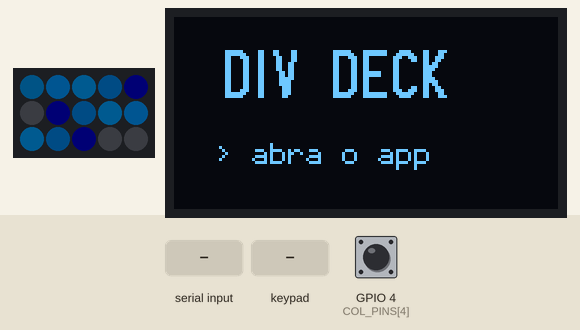
Recording of a program running on a simulated ESP32. Shown: 5×3 RGB LED matrix (first LED top left, wired row by row), 128×64 one-colour display. Wiring (inferred from the names in the program): 4×3 keypad with keys 1 2 3 4 5 6 7 8 9 * 0 # (labels assumed): rows GPIO 32, GPIO 33, GPIO 13, GPIO 14; columns GPIO 25, GPIO 26, GPIO 27. Inputs (shaded band) come from the test bench; at power-on: GPIO 4 (COL_PINS[4]) HIGH. Dim RGB values are drawn brighter than linear; EEPROM starts erased; what the program prints to the serial monitor is not drawn.

Above: at 1.8 s.
1.9 s: "PING 1\n" received over Serial
At 3.0 s:
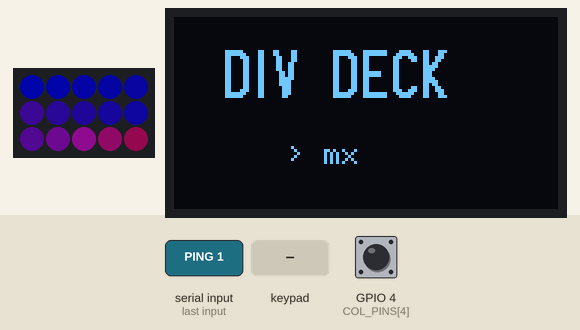
4.9 s: keypad keys 1 3 9 7 2 2 pressed 0.4 s apart
8.8 s: key '9' pressed
10.3 s: GPIO 4 (COL_PINS[4]) pulled LOW for 0.15 s
At 10.38 s:
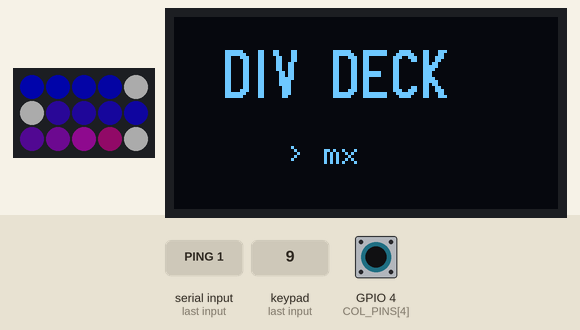
11.9 s: GPIO 4 (COL_PINS[4]) pulled LOW for 1 s
15.9 s: keypad keys 2 5 2 6 2 7 # pressed 0.4 s apart
At 17.17 s:
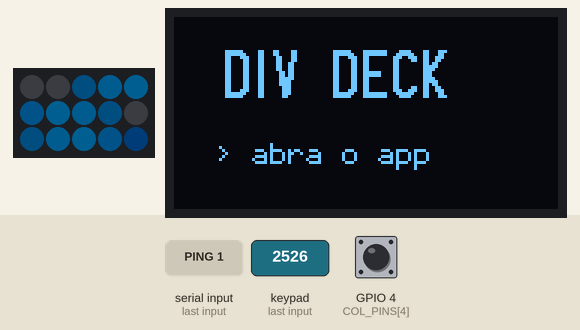
At 18.55 s:
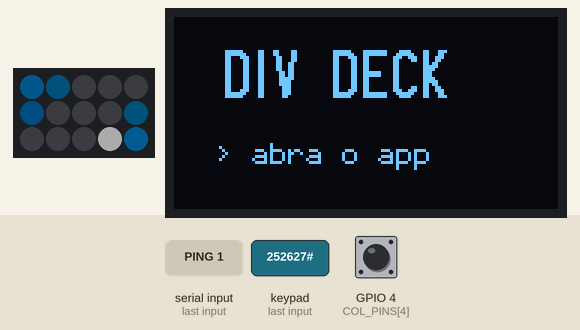

The program:

main.cpp
```cpp
// DIV Deck v1 firmware - ESP32 DevKit (classic)
// Reads the 3x5 key matrix and drives 15 SK6812MINI-E LEDs.
// Talks to the macOS companion app over USB serial with a line-based text protocol:
//
//   device -> host
//     HELLO DIVDECK <version> KEYS=15 LEDS=15 MODEL=MX ID=<chip>   on boot and in reply to "HELLO"
//     D <k>                                       key k pressed   (k = 0..14, row-major, 0 = top-left)
//     U <k>                                       key k released
//     PONG                                        reply to PING
//     OK / ERR <reason>                           reply to commands
//
//   host -> device
//     HELLO                                       identify
//     PING                                        keep-alive; the host sends it every ~2 s
//     L <k> <rrggbb>                              set the idle colour of key k
//     A <rrggbb>                                  set the idle colour of every key
//     P <rrggbb>                                  colour flashed while a key is held
//     B <0-255>                                   brightness (capped at BRIGHTNESS_MAX)
//     S                                           save colours + brightness to flash
//     C <epoch>                                   local time (seconds, already in the user's zone) - OLED clock
//     N <name>                                    active profile name - OLED
//     H <mask>                                    OLED: bit0 on, bit1 time, bit2 date, bit3 profile (saved)
//
// Optional 0.96" SSD1306 OLED (I2C 0x3C/0x3D on OLED_SDA/OLED_SCL, v1.4 pod). It is mounted upside
// down in the pod, so the image is rotated 180 deg. Without the OLED everything else works as before.
//
// Without a host (no line from it for 15 s) the keys show a cyan "waiting" wave instead of the profile
// (and the OLED asks to open the app); presses still light up, so the hardware can be tested
// with no app at all.

#include <Arduino.h>
#include <Adafruit_NeoPixel.h>
#include <Preferences.h>
#include <Wire.h>
#include <U8g2lib.h>
#include <time.h>
#include "config.h"

#ifndef DIVDECK_VERSION
#define DIVDECK_VERSION "dev"
#endif

static Adafruit_NeoPixel strip(LED_COUNT, LED_PIN, NEO_GRB + NEO_KHZ800);
static Preferences prefs;

static uint32_t idleColor[KEYS];
static uint32_t pressColor = 0xFFFFFF;
static uint8_t brightness = BRIGHTNESS_DEFAULT;

static bool keyState[KEYS];          // debounced state
static bool keyRaw[KEYS];            // last raw reading
static uint32_t keyChangedAt[KEYS];  // when the raw reading last changed

static uint32_t lastPing = 0;
static bool hostSeen = false;        // got a HELLO/PING since boot
// No app: the keys show a "waiting" wave instead of the profile, the OLED asks to open the app.
static bool noHost() { return !hostSeen || (int32_t)(millis() - lastPing) > (int32_t)HOST_TIMEOUT_MS; }
static bool ledsDirty = true;
static char rxBuf[96];

// OLED state
static U8G2_SSD1306_128X64_NONAME_F_HW_I2C oled(OLED_ROTATION, U8X8_PIN_NONE);
static bool oledOk = false;
static uint8_t oledMask = 0x0F;      // bit0 on, bit1 time, bit2 date, bit3 profile
static bool oledDirty = true;
static int64_t clockBase = 0;        // local epoch received from the app (0 = unknown)
static uint32_t clockAt = 0;         // millis() when clockBase was received
static char profileName[40] = "";
static uint8_t rxLen = 0;

// ---------------------------------------------------------------- persistence
static void loadSettings() {
  prefs.begin("divdeck", true);
  brightness = min<uint8_t>(prefs.getUChar("bri", BRIGHTNESS_DEFAULT), BRIGHTNESS_MAX);
  pressColor = prefs.getUInt("press", 0xFFFFFF);
  oledMask = prefs.getUChar("oled", 0x0F);
  for (uint8_t k = 0; k < KEYS; k++) {
    char key[6];
    snprintf(key, sizeof key, "c%u", k);
    // default palette: a calm blue-to-violet gradient across the deck
    uint32_t def = strip.Color(40 + k * 10, 60, 255 - k * 8);
    idleColor[k] = prefs.getUInt(key, def);
  }
  prefs.end();
}

static void saveSettings() {
  prefs.begin("divdeck", false);
  prefs.putUChar("bri", brightness);
  prefs.putUInt("press", pressColor);
  prefs.putUChar("oled", oledMask);
  for (uint8_t k = 0; k < KEYS; k++) {
    char key[6];
    snprintf(key, sizeof key, "c%u", k);
    prefs.putUInt(key, idleColor[k]);
  }
  prefs.end();
}

// ---------------------------------------------------------------- matrix
static void setupMatrix() {
  for (uint8_t r = 0; r < ROWS; r++) {
    pinMode(ROW_PINS[r], OUTPUT);
    digitalWrite(ROW_PINS[r], HIGH);
  }
  for (uint8_t c = 0; c < COLS; c++) pinMode(COL_PINS[c], INPUT_PULLUP);
}

// COL2ROW diodes: drive one row LOW, a pressed key pulls its column LOW.
static void scanMatrix() {
  uint32_t now = millis();
  for (uint8_t r = 0; r < ROWS; r++) {
    digitalWrite(ROW_PINS[r], LOW);
    delayMicroseconds(5);
    for (uint8_t c = 0; c < COLS; c++) {
      uint8_t k = r * COLS + c;
      bool pressed = digitalRead(COL_PINS[c]) == LOW;
      if (pressed != keyRaw[k]) {
        keyRaw[k] = pressed;
        keyChangedAt[k] = now;
      } else if (pressed != keyState[k] && now - keyChangedAt[k] >= DEBOUNCE_MS) {
        keyState[k] = pressed;
        Serial.printf("%c %u\n", pressed ? 'D' : 'U', k);
        ledsDirty = true;
      }
    }
    digitalWrite(ROW_PINS[r], HIGH);
  }
}

// ---------------------------------------------------------------- LEDs
static uint32_t scale(uint32_t c, uint8_t f) {
  uint8_t r = (c >> 16) & 0xFF, g = (c >> 8) & 0xFF, b = c & 0xFF;
  return strip.Color(r * f / 255, g * f / 255, b * f / 255);
}

static void renderLeds() {
  // no app: a slow diagonal wave in the DIV cyan, the profile colours come back with the app
  bool waiting = noHost();
  float t = (millis() % 3600) / 3600.0f * 2 * PI;
  for (uint8_t k = 0; k < KEYS; k++) {
    uint32_t c;
    if (keyState[k]) c = pressColor;
    else if (waiting) {
      float w = 0.5f + 0.5f * sinf(t - (k / COLS + k % COLS) * 0.8f);
      c = scale(0x38D6FF, 25 + (uint8_t)(150 * w));
    } else c = idleColor[k];
    // gamma correction: LEDs respond linearly, eyes don't. Without it mid tones and pastels
    // look washed out and the colours don't match what the app shows on screen.
    strip.setPixelColor(ledForKey(k), strip.gamma32(c));
  }
  strip.setBrightness(brightness);
  strip.show();
}

// ---------------------------------------------------------------- OLED
static const char *WD[] = {"DOM", "SEG", "TER", "QUA", "QUI", "SEX", "SAB"};
static const char *MO[] = {"JAN", "FEV", "MAR", "ABR", "MAI", "JUN", "JUL", "AGO", "SET", "OUT", "NOV", "DEZ"};

static void setupOled() {
  Wire.begin(OLED_SDA, OLED_SCL);
  uint8_t addr = 0;
  for (uint8_t a : {0x3C, 0x3D}) {
    Wire.beginTransmission(a);
    if (Wire.endTransmission() == 0) { addr = a; break; }
  }
  if (!addr) return;                 // no display: keep running without it
  oled.setI2CAddress(addr << 1);
  oled.setBusClock(400000);
  oledOk = oled.begin();
}

static bool nowTm(struct tm &t) {
  if (!clockBase) return false;
  time_t s = (time_t)(clockBase + (millis() - clockAt) / 1000);
  gmtime_r(&s, &t);                  // clockBase is already local time
  return true;
}

// Draws the whole screen. Content drifts by up to 2 px every few minutes against burn-in.
static void drawOled() {
  if (!oledOk) return;
  oledDirty = false;
  if (!(oledMask & 1)) { oled.setPowerSave(1); return; }
  oled.setPowerSave(0);
  oled.setContrast(map(brightness, 0, BRIGHTNESS_MAX, 8, 255));
  struct tm t;
  bool haveTime = nowTm(t);
  uint32_t drift = haveTime ? (uint32_t)(t.tm_hour * 60 + t.tm_min) / 3 : millis() / 180000;
  int dx = (int)(drift % 5) - 2, dy = (int)((drift / 5) % 3) - 1;
  oled.clearBuffer();
  bool showProfile = (oledMask & 8) && profileName[0];
  bool showTime = (oledMask & 2) && haveTime;
  bool showDate = (oledMask & 4) && haveTime;
  if (noHost() || (!showTime && !showDate && !showProfile)) {
    // no app (or nothing chosen): brand + a blinking prompt
    oled.setFont(u8g2_font_logisoso16_tr);
    oled.drawStr(18 + dx, 28 + dy, "DIV DECK");
    oled.setFont(u8g2_font_6x12_tr);
    bool blink = (millis() / 600) % 2;
    if (noHost()) oled.drawStr(16 + dx, 50 + dy, blink ? "> abra o app _" : "> abra o app");
    else oled.drawStr(40 + dx, 50 + dy, blink ? "> mx _" : "> mx");
    oled.sendBuffer();
    return;
  }
  int y = 0;
  if (showProfile) {
    oled.setFont(u8g2_font_6x12_tr);
    char line[24];
    snprintf(line, sizeof line, "> %.19s", profileName);
    oled.drawStr(2 + dx, 10 + dy, line);
    oled.drawHLine(0, 13 + dy, 128);
    y = 14;
  }
  if (showTime) {
    char hm[6];
    snprintf(hm, sizeof hm, "%02d:%02d", t.tm_hour, t.tm_min);
    oled.setFont(u8g2_font_logisoso28_tn);
    int w = oled.getStrWidth(hm);
    int base = showDate ? y + 34 : y + 40;
    oled.drawStr((128 - w) / 2 + dx, base + dy, hm);
  }
  if (showDate) {
    char d[20];
    snprintf(d, sizeof d, "%s %02d %s", WD[t.tm_wday], t.tm_mday, MO[t.tm_mon]);
    oled.setFont(u8g2_font_6x12_tr);
    int w = oled.getStrWidth(d);
    oled.drawStr((128 - w) / 2 + dx, (showTime ? 62 : y + 30) + dy, d);
  }
  oled.sendBuffer();
}

// ---------------------------------------------------------------- serial protocol
static bool parseHex(const char *s, uint32_t &out) {
  if (strlen(s) != 6) return false;
  char *end;
  out = strtoul(s, &end, 16);
  return *end == '\0';
}

static void hello() {
  // MODEL + ID let the app tell several decks apart (DIV Deck app 0.2+)
  Serial.printf("HELLO DIVDECK %s KEYS=%u LEDS=%u MODEL=MX ID=%012llx\n", DIVDECK_VERSION, KEYS, LED_COUNT, ESP.getEfuseMac());
}

static void handleLine(char *line) {
  char raw[sizeof rxBuf];
  strncpy(raw, line, sizeof raw - 1);
  raw[sizeof raw - 1] = '\0';
  char *cmd = strtok(line, " ");
  if (!cmd) return;
  char *a = strtok(nullptr, " ");
  char *b = strtok(nullptr, " ");
  uint32_t col;

  if (!strcmp(cmd, "PING")) {
    lastPing = millis(); hostSeen = true;
    Serial.println("PONG");
  } else if (!strcmp(cmd, "HELLO")) {
    lastPing = millis(); hostSeen = true;
    hello();
  } else if (!strcmp(cmd, "L") && a && b && parseHex(b, col)) {
    int k = atoi(a);
    if (k < 0 || k >= KEYS) { Serial.println("ERR key"); return; }
    idleColor[k] = col; ledsDirty = true; Serial.println("OK");
  } else if (!strcmp(cmd, "A") && a && parseHex(a, col)) {
    for (uint8_t k = 0; k < KEYS; k++) idleColor[k] = col;
    ledsDirty = true; Serial.println("OK");
  } else if (!strcmp(cmd, "P") && a && parseHex(a, col)) {
    pressColor = col; Serial.println("OK");
  } else if (!strcmp(cmd, "B") && a) {
    brightness = constrain(atoi(a), 0, BRIGHTNESS_MAX);
    ledsDirty = true; Serial.println("OK");
  } else if (!strcmp(cmd, "C") && a) {
    clockBase = atoll(a); clockAt = millis(); oledDirty = true; Serial.println("OK");
  } else if (!strcmp(cmd, "N")) {
    // the name may contain spaces: take the rest of the raw line after "N "
    strncpy(profileName, strlen(raw) > 2 ? raw + 2 : "", sizeof profileName - 1);
    profileName[sizeof profileName - 1] = '\0';
    oledDirty = true; Serial.println("OK");
  } else if (!strcmp(cmd, "H") && a) {
    uint8_t m = atoi(a) & 0x0F;
    if (m != oledMask) { oledMask = m; saveSettings(); }
    oledDirty = true; Serial.println("OK");
  } else if (!strcmp(cmd, "S")) {
    saveSettings(); Serial.println("OK");
  } else {
    Serial.println("ERR unknown");
  }
}

static void pollSerial() {
  while (Serial.available()) {
    char ch = Serial.read();
    if (ch == '\r') continue;
    if (ch == '\n') {
      rxBuf[rxLen] = '\0';
      if (hostSeen) lastPing = millis();   // any line from the app proves it is there
      handleLine(rxBuf);
      rxLen = 0;
    } else if (rxLen < sizeof(rxBuf) - 1) {
      rxBuf[rxLen++] = ch;
    }
  }
}

// ---------------------------------------------------------------- main
void setup() {
  Serial.begin(SERIAL_BAUD);
  setupMatrix();
  strip.begin();
  loadSettings();
  // power-on self test: sweep each LED in chain order, then show the idle colours
  strip.setBrightness(brightness);
  for (uint8_t i = 0; i < LED_COUNT; i++) {
    strip.clear();
    strip.setPixelColor(i, strip.Color(255, 255, 255));
    strip.show();
    delay(40);
  }
  setupOled();
  drawOled();
  hello();
}

void loop() {
  static uint32_t lastScan = 0, lastFrame = 0;
  uint32_t now = millis();
  pollSerial();
  if (now - lastScan >= 1) { lastScan = now; scanMatrix(); }
  static bool wasWaiting = true;
  bool waiting = noHost();
  if (waiting != wasWaiting) { wasWaiting = waiting; ledsDirty = true; }
  if (ledsDirty || (waiting && now - lastFrame >= 20)) {
    lastFrame = now; ledsDirty = false;
    renderLeds();
  }
  // OLED: redraw when something changed, every minute for the clock, every second on the splash
  static uint32_t lastOled = 0;
  static int lastMin = -1;
  if (oledOk && now - lastOled >= 250) {
    lastOled = now;
    struct tm t;
    static bool oledWaiting = true;
    bool w = noHost();
    if (w != oledWaiting) { oledWaiting = w; oledDirty = true; }
    int m = (!w && nowTm(t)) ? t.tm_min : 100 + (int)((now / 600) % 2);
    if (m != lastMin) { lastMin = m; oledDirty = true; }
    if (oledDirty) drawOled();
  }
}
```

config.h
```cpp
#pragma once
// DIV Deck v1 - hardware configuration
// PCB header J1 (left -> right, seen from the front of the board):
//   1 GND   2 5V   3 LED   4 R2   5 R1   6 R0   7 C0   8 C1   9 C2   10 C3   11 C4
// Wire each header pin to the ESP32 DevKit pin listed below (dupont F-F jumpers).

#include <Arduino.h>

constexpr uint8_t ROWS = 3;
constexpr uint8_t COLS = 5;
constexpr uint8_t KEYS = ROWS * COLS;

// Rows are driven LOW one at a time (outputs). Header R0/R1/R2.
constexpr uint8_t ROW_PINS[ROWS] = {25, 26, 27};
// Columns are read with internal pull-ups (inputs). Header C0..C4.
// All five are full GPIOs with pull-ups on the classic ESP32 (no input-only pins 34-39).
constexpr uint8_t COL_PINS[COLS] = {32, 33, 13, 14, 4};

// SK6812MINI-E chain, through the 74AHCT1G125 level shifter on the PCB. Header "LED".
constexpr uint8_t LED_PIN = 18;
constexpr uint8_t LED_COUNT = 15;

// Brightness cap: 15 LEDs at full white draw ~0.9 A, too much for the DevKit's USB.
// 96/255 keeps the worst case around 0.35 A.
constexpr uint8_t BRIGHTNESS_MAX = 96;
constexpr uint8_t BRIGHTNESS_DEFAULT = 48;

// Optional 0.96" SSD1306 OLED (v1.4 pod): VCC -> 3V3, GND -> GND, SDA -> GPIO21, SCL -> GPIO22.
constexpr uint8_t OLED_SDA = 21;
constexpr uint8_t OLED_SCL = 22;
#define OLED_ROTATION U8G2_R2           // the pod holds the display upside down (header toward the keys)

constexpr uint32_t SERIAL_BAUD = 115200;
constexpr uint8_t DEBOUNCE_MS = 5;
constexpr uint32_t HOST_TIMEOUT_MS = 15000;  // generous: macOS can delay a background app's PING by seconds   // no PING for this long -> standalone mode

// Key index k = row * COLS + col, (0,0) = top-left seen from the front.
// The LED data chain is a serpentine: row 0 left->right, row 1 right->left, row 2 left->right.
inline uint8_t ledForKey(uint8_t k) {
  uint8_t r = k / COLS, c = k % COLS;
  return (r % 2 == 0) ? r * COLS + c : r * COLS + (COLS - 1 - c);
}
```

Measured:
- after the input at 1.9 s, the display: first changes at once (image 1 shows a later state)
